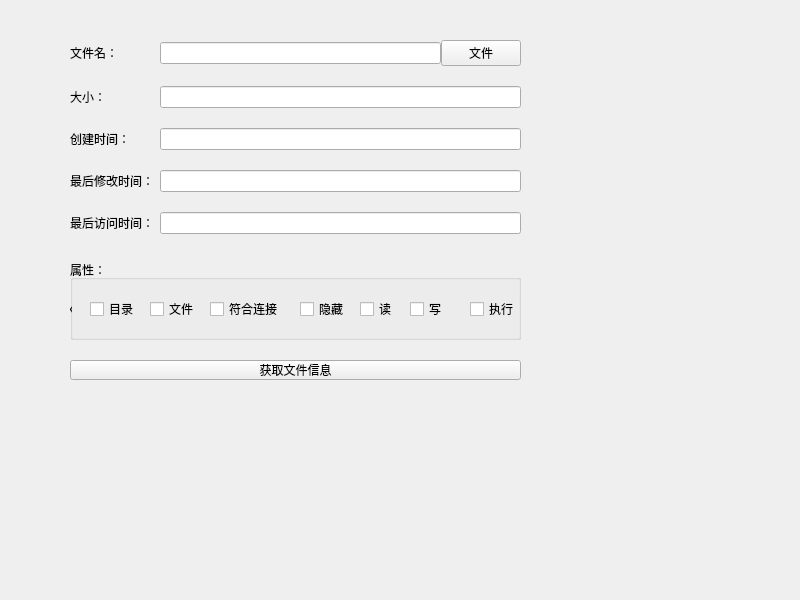
<?xml version="1.0" encoding="UTF-8"?>
<ui version="4.0">
 <class>Widget</class>
 <widget class="QWidget" name="Widget">
  <property name="geometry">
   <rect>
    <x>0</x>
    <y>0</y>
    <width>800</width>
    <height>600</height>
   </rect>
  </property>
  <property name="windowTitle">
   <string>Widget</string>
  </property>
  <widget class="QGroupBox" name="groupBox">
   <property name="geometry">
    <rect>
     <x>70</x>
     <y>260</y>
     <width>451</width>
     <height>80</height>
    </rect>
   </property>
   <property name="title">
    <string>属性：</string>
   </property>
   <widget class="QCheckBox" name="chkWrite">
    <property name="geometry">
     <rect>
      <x>340</x>
      <y>40</y>
      <width>41</width>
      <height>18</height>
     </rect>
    </property>
    <property name="text">
     <string>写</string>
    </property>
   </widget>
   <widget class="QCheckBox" name="chkFile">
    <property name="geometry">
     <rect>
      <x>80</x>
      <y>40</y>
      <width>51</width>
      <height>18</height>
     </rect>
    </property>
    <property name="text">
     <string>文件</string>
    </property>
   </widget>
   <widget class="QCheckBox" name="chkRead">
    <property name="geometry">
     <rect>
      <x>290</x>
      <y>40</y>
      <width>41</width>
      <height>18</height>
     </rect>
    </property>
    <property name="text">
     <string>读</string>
    </property>
   </widget>
   <widget class="QCheckBox" name="checkBox">
    <property name="geometry">
     <rect>
      <x>-70</x>
      <y>40</y>
      <width>73</width>
      <height>18</height>
     </rect>
    </property>
    <property name="text">
     <string>CheckBox</string>
    </property>
   </widget>
   <widget class="QCheckBox" name="chkDir">
    <property name="geometry">
     <rect>
      <x>20</x>
      <y>40</y>
      <width>51</width>
      <height>18</height>
     </rect>
    </property>
    <property name="text">
     <string>目录</string>
    </property>
   </widget>
   <widget class="QCheckBox" name="chkHide">
    <property name="geometry">
     <rect>
      <x>230</x>
      <y>40</y>
      <width>51</width>
      <height>18</height>
     </rect>
    </property>
    <property name="text">
     <string>隐藏</string>
    </property>
   </widget>
   <widget class="QCheckBox" name="chkLink">
    <property name="geometry">
     <rect>
      <x>140</x>
      <y>40</y>
      <width>81</width>
      <height>18</height>
     </rect>
    </property>
    <property name="text">
     <string>符合连接</string>
    </property>
   </widget>
   <widget class="QCheckBox" name="chkExec">
    <property name="geometry">
     <rect>
      <x>400</x>
      <y>40</y>
      <width>51</width>
      <height>18</height>
     </rect>
    </property>
    <property name="text">
     <string>执行</string>
    </property>
   </widget>
  </widget>
  <widget class="QPushButton" name="btnGetInfo">
   <property name="geometry">
    <rect>
     <x>70</x>
     <y>360</y>
     <width>451</width>
     <height>20</height>
    </rect>
   </property>
   <property name="text">
    <string>获取文件信息</string>
   </property>
  </widget>
  <widget class="QWidget" name="layoutWidget">
   <property name="geometry">
    <rect>
     <x>70</x>
     <y>40</y>
     <width>451</width>
     <height>194</height>
    </rect>
   </property>
   <layout class="QGridLayout" name="gridLayout">
    <property name="verticalSpacing">
     <number>20</number>
    </property>
    <item row="0" column="0">
     <widget class="QLabel" name="labFileName">
      <property name="text">
       <string>文件名：</string>
      </property>
     </widget>
    </item>
    <item row="0" column="1">
     <layout class="QHBoxLayout" name="horizontalLayout">
      <item>
       <widget class="QLineEdit" name="leFileName"/>
      </item>
      <item>
       <widget class="QPushButton" name="btnFileName">
        <property name="text">
         <string>文件</string>
        </property>
       </widget>
      </item>
     </layout>
    </item>
    <item row="1" column="0">
     <widget class="QLabel" name="labSize">
      <property name="text">
       <string>大小：</string>
      </property>
     </widget>
    </item>
    <item row="1" column="1">
     <widget class="QLineEdit" name="leSize"/>
    </item>
    <item row="2" column="0">
     <widget class="QLabel" name="labCreateTime">
      <property name="text">
       <string>创建时间：</string>
      </property>
     </widget>
    </item>
    <item row="2" column="1">
     <widget class="QLineEdit" name="leCreateTime"/>
    </item>
    <item row="3" column="0">
     <widget class="QLabel" name="labModifyTime">
      <property name="text">
       <string>最后修改时间：</string>
      </property>
     </widget>
    </item>
    <item row="3" column="1">
     <widget class="QLineEdit" name="leModifyTime"/>
    </item>
    <item row="4" column="0">
     <widget class="QLabel" name="labVisitTime">
      <property name="text">
       <string>最后访问时间：</string>
      </property>
     </widget>
    </item>
    <item row="4" column="1">
     <widget class="QLineEdit" name="leVisitTime"/>
    </item>
   </layout>
  </widget>
 </widget>
 <resources/>
 <connections/>
</ui>
